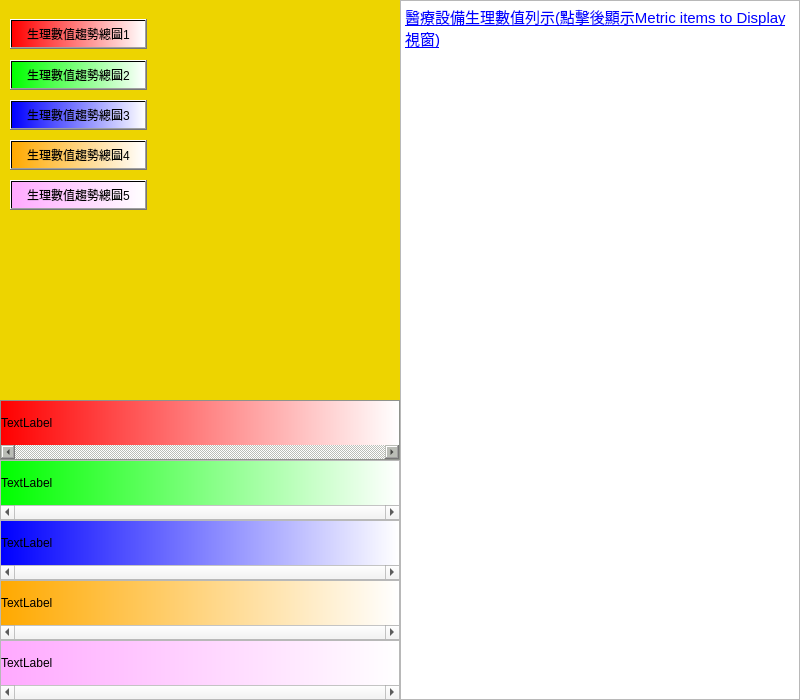
<?xml version="1.0" encoding="UTF-8"?>
<ui version="4.0">
 <class>ObservationsTab_realtime_Widget</class>
 <widget class="QWidget" name="ObservationsTab_realtime_Widget">
  <property name="geometry">
   <rect>
    <x>0</x>
    <y>0</y>
    <width>800</width>
    <height>700</height>
   </rect>
  </property>
  <property name="sizePolicy">
   <sizepolicy hsizetype="Expanding" vsizetype="Expanding">
    <horstretch>0</horstretch>
    <verstretch>0</verstretch>
   </sizepolicy>
  </property>
  <property name="minimumSize">
   <size>
    <width>800</width>
    <height>600</height>
   </size>
  </property>
  <property name="windowTitle">
   <string>Form</string>
  </property>
  <layout class="QHBoxLayout" name="horizontalLayout" stretch="1,1">
   <property name="spacing">
    <number>0</number>
   </property>
   <property name="leftMargin">
    <number>0</number>
   </property>
   <property name="topMargin">
    <number>0</number>
   </property>
   <property name="rightMargin">
    <number>0</number>
   </property>
   <property name="bottomMargin">
    <number>0</number>
   </property>
   <item>
    <layout class="QVBoxLayout" name="left_verticalLayout" stretch="1,0,0,0,0,0">
     <property name="spacing">
      <number>0</number>
     </property>
     <item>
      <widget class="QWidget" name="realtimeTrendView_widget" native="true">
       <property name="sizePolicy">
        <sizepolicy hsizetype="Expanding" vsizetype="Expanding">
         <horstretch>0</horstretch>
         <verstretch>0</verstretch>
        </sizepolicy>
       </property>
       <property name="minimumSize">
        <size>
         <width>100</width>
         <height>300</height>
        </size>
       </property>
       <property name="styleSheet">
        <string notr="true">background-color: rgb(237, 212, 0);</string>
       </property>
       <widget class="QPushButton" name="trendView1_pushButton">
        <property name="geometry">
         <rect>
          <x>10</x>
          <y>19</y>
          <width>137</width>
          <height>30</height>
         </rect>
        </property>
        <property name="styleSheet">
         <string notr="true">background-color: qlineargradient(spread:pad, x1:0, y1:0, x2:1, y2:0, stop:0 rgba(255, 0, 0, 255), stop:1 rgba(255, 255, 255, 255));</string>
        </property>
        <property name="text">
         <string>生理數值趨勢總圖1</string>
        </property>
        <attribute name="buttonGroup">
         <string notr="true">trendView_buttonGroup</string>
        </attribute>
       </widget>
       <widget class="QPushButton" name="trendView2_pushButton">
        <property name="geometry">
         <rect>
          <x>10</x>
          <y>60</y>
          <width>137</width>
          <height>30</height>
         </rect>
        </property>
        <property name="styleSheet">
         <string notr="true">background-color: qlineargradient(spread:pad, x1:0, y1:0, x2:1, y2:0, stop:0 rgba(0, 255, 0, 255), stop:1 rgba(255, 255, 255, 255));</string>
        </property>
        <property name="text">
         <string>生理數值趨勢總圖2</string>
        </property>
        <attribute name="buttonGroup">
         <string notr="true">trendView_buttonGroup</string>
        </attribute>
       </widget>
       <widget class="QPushButton" name="trendView3_pushButton">
        <property name="geometry">
         <rect>
          <x>10</x>
          <y>100</y>
          <width>137</width>
          <height>30</height>
         </rect>
        </property>
        <property name="styleSheet">
         <string notr="true">background-color: qlineargradient(spread:pad, x1:0, y1:0, x2:1, y2:0, stop:0 rgba(0, 0, 255, 255), stop:1 rgba(255, 255, 255, 255));</string>
        </property>
        <property name="text">
         <string>生理數值趨勢總圖3</string>
        </property>
        <attribute name="buttonGroup">
         <string notr="true">trendView_buttonGroup</string>
        </attribute>
       </widget>
       <widget class="QPushButton" name="trendView4_pushButton">
        <property name="geometry">
         <rect>
          <x>10</x>
          <y>140</y>
          <width>137</width>
          <height>30</height>
         </rect>
        </property>
        <property name="styleSheet">
         <string notr="true">background-color: qlineargradient(spread:pad, x1:0, y1:0, x2:1, y2:0, stop:0 rgba(255, 169, 0, 255), stop:1 rgba(255, 255, 255, 255));</string>
        </property>
        <property name="text">
         <string>生理數值趨勢總圖4</string>
        </property>
        <attribute name="buttonGroup">
         <string notr="true">trendView_buttonGroup</string>
        </attribute>
       </widget>
       <widget class="QPushButton" name="trendView5_pushButton">
        <property name="geometry">
         <rect>
          <x>10</x>
          <y>180</y>
          <width>137</width>
          <height>30</height>
         </rect>
        </property>
        <property name="styleSheet">
         <string notr="true">background-color: qlineargradient(spread:pad, x1:0, y1:0, x2:1, y2:0, stop:0 rgba(255, 169, 255, 255), stop:1 rgba(255, 255, 255, 255));</string>
        </property>
        <property name="text">
         <string>生理數值趨勢總圖5</string>
        </property>
        <attribute name="buttonGroup">
         <string notr="true">trendView_buttonGroup</string>
        </attribute>
       </widget>
      </widget>
     </item>
     <item>
      <widget class="QScrollArea" name="trendView1_scrollArea">
       <property name="minimumSize">
        <size>
         <width>100</width>
         <height>60</height>
        </size>
       </property>
       <property name="maximumSize">
        <size>
         <width>16777215</width>
         <height>60</height>
        </size>
       </property>
       <property name="styleSheet">
        <string notr="true">background-color: rgb(186, 189, 182);</string>
       </property>
       <property name="verticalScrollBarPolicy">
        <enum>Qt::ScrollBarAlwaysOff</enum>
       </property>
       <property name="horizontalScrollBarPolicy">
        <enum>Qt::ScrollBarAlwaysOn</enum>
       </property>
       <property name="widgetResizable">
        <bool>true</bool>
       </property>
       <widget class="QWidget" name="scrollAreaWidgetContents1">
        <property name="geometry">
         <rect>
          <x>0</x>
          <y>0</y>
          <width>396</width>
          <height>60</height>
         </rect>
        </property>
        <property name="sizePolicy">
         <sizepolicy hsizetype="Expanding" vsizetype="Fixed">
          <horstretch>0</horstretch>
          <verstretch>0</verstretch>
         </sizepolicy>
        </property>
        <property name="minimumSize">
         <size>
          <width>100</width>
          <height>60</height>
         </size>
        </property>
        <property name="maximumSize">
         <size>
          <width>1800</width>
          <height>60</height>
         </size>
        </property>
        <property name="styleSheet">
         <string notr="true">background-color: qlineargradient(spread:pad, x1:0, y1:0, x2:1, y2:0, stop:0 rgba(255, 0, 0, 255), stop:1 rgba(255, 255, 255, 255));</string>
        </property>
        <layout class="QHBoxLayout" name="horizontalLayout_2">
         <property name="spacing">
          <number>0</number>
         </property>
         <property name="sizeConstraint">
          <enum>QLayout::SetMinAndMaxSize</enum>
         </property>
         <property name="leftMargin">
          <number>0</number>
         </property>
         <property name="topMargin">
          <number>0</number>
         </property>
         <property name="rightMargin">
          <number>0</number>
         </property>
         <property name="bottomMargin">
          <number>0</number>
         </property>
         <item>
          <widget class="QLabel" name="scrollarea1_label">
           <property name="sizePolicy">
            <sizepolicy hsizetype="Expanding" vsizetype="Preferred">
             <horstretch>0</horstretch>
             <verstretch>0</verstretch>
            </sizepolicy>
           </property>
           <property name="text">
            <string>TextLabel</string>
           </property>
           <property name="scaledContents">
            <bool>true</bool>
           </property>
          </widget>
         </item>
        </layout>
       </widget>
      </widget>
     </item>
     <item>
      <widget class="QScrollArea" name="trendView2_scrollArea">
       <property name="minimumSize">
        <size>
         <width>100</width>
         <height>60</height>
        </size>
       </property>
       <property name="maximumSize">
        <size>
         <width>16777215</width>
         <height>60</height>
        </size>
       </property>
       <property name="verticalScrollBarPolicy">
        <enum>Qt::ScrollBarAlwaysOff</enum>
       </property>
       <property name="horizontalScrollBarPolicy">
        <enum>Qt::ScrollBarAlwaysOn</enum>
       </property>
       <property name="widgetResizable">
        <bool>true</bool>
       </property>
       <widget class="QWidget" name="scrollAreaWidgetContents2">
        <property name="geometry">
         <rect>
          <x>0</x>
          <y>0</y>
          <width>396</width>
          <height>60</height>
         </rect>
        </property>
        <property name="sizePolicy">
         <sizepolicy hsizetype="Expanding" vsizetype="Fixed">
          <horstretch>0</horstretch>
          <verstretch>0</verstretch>
         </sizepolicy>
        </property>
        <property name="minimumSize">
         <size>
          <width>100</width>
          <height>60</height>
         </size>
        </property>
        <property name="maximumSize">
         <size>
          <width>1800</width>
          <height>60</height>
         </size>
        </property>
        <property name="styleSheet">
         <string notr="true">background-color: qlineargradient(spread:pad, x1:0, y1:0, x2:1, y2:0, stop:0 rgba(0, 255, 0, 255), stop:1 rgba(255, 255, 255, 255));</string>
        </property>
        <layout class="QHBoxLayout" name="horizontalLayout_3">
         <property name="spacing">
          <number>0</number>
         </property>
         <property name="sizeConstraint">
          <enum>QLayout::SetMinAndMaxSize</enum>
         </property>
         <property name="leftMargin">
          <number>0</number>
         </property>
         <property name="topMargin">
          <number>0</number>
         </property>
         <property name="rightMargin">
          <number>0</number>
         </property>
         <property name="bottomMargin">
          <number>0</number>
         </property>
         <item>
          <widget class="QLabel" name="scrollarea2_label">
           <property name="sizePolicy">
            <sizepolicy hsizetype="Expanding" vsizetype="Preferred">
             <horstretch>0</horstretch>
             <verstretch>0</verstretch>
            </sizepolicy>
           </property>
           <property name="text">
            <string>TextLabel</string>
           </property>
           <property name="scaledContents">
            <bool>true</bool>
           </property>
          </widget>
         </item>
        </layout>
       </widget>
      </widget>
     </item>
     <item>
      <widget class="QScrollArea" name="trendView3_scrollArea">
       <property name="minimumSize">
        <size>
         <width>100</width>
         <height>60</height>
        </size>
       </property>
       <property name="maximumSize">
        <size>
         <width>16777215</width>
         <height>60</height>
        </size>
       </property>
       <property name="verticalScrollBarPolicy">
        <enum>Qt::ScrollBarAlwaysOff</enum>
       </property>
       <property name="horizontalScrollBarPolicy">
        <enum>Qt::ScrollBarAlwaysOn</enum>
       </property>
       <property name="widgetResizable">
        <bool>true</bool>
       </property>
       <widget class="QWidget" name="scrollAreaWidgetContents3">
        <property name="geometry">
         <rect>
          <x>0</x>
          <y>0</y>
          <width>396</width>
          <height>60</height>
         </rect>
        </property>
        <property name="sizePolicy">
         <sizepolicy hsizetype="Expanding" vsizetype="Fixed">
          <horstretch>0</horstretch>
          <verstretch>0</verstretch>
         </sizepolicy>
        </property>
        <property name="minimumSize">
         <size>
          <width>100</width>
          <height>60</height>
         </size>
        </property>
        <property name="maximumSize">
         <size>
          <width>1800</width>
          <height>60</height>
         </size>
        </property>
        <property name="styleSheet">
         <string notr="true">background-color: qlineargradient(spread:pad, x1:0, y1:0, x2:1, y2:0, stop:0 rgba(0, 0, 255, 255), stop:1 rgba(255, 255, 255, 255));</string>
        </property>
        <layout class="QHBoxLayout" name="horizontalLayout_4">
         <property name="spacing">
          <number>0</number>
         </property>
         <property name="sizeConstraint">
          <enum>QLayout::SetMinAndMaxSize</enum>
         </property>
         <property name="leftMargin">
          <number>0</number>
         </property>
         <property name="topMargin">
          <number>0</number>
         </property>
         <property name="rightMargin">
          <number>0</number>
         </property>
         <property name="bottomMargin">
          <number>0</number>
         </property>
         <item>
          <widget class="QLabel" name="scrollarea3_label">
           <property name="sizePolicy">
            <sizepolicy hsizetype="Expanding" vsizetype="Preferred">
             <horstretch>0</horstretch>
             <verstretch>0</verstretch>
            </sizepolicy>
           </property>
           <property name="text">
            <string>TextLabel</string>
           </property>
           <property name="scaledContents">
            <bool>true</bool>
           </property>
          </widget>
         </item>
        </layout>
       </widget>
      </widget>
     </item>
     <item>
      <widget class="QScrollArea" name="trendView4_scrollArea">
       <property name="minimumSize">
        <size>
         <width>100</width>
         <height>60</height>
        </size>
       </property>
       <property name="maximumSize">
        <size>
         <width>16777215</width>
         <height>60</height>
        </size>
       </property>
       <property name="verticalScrollBarPolicy">
        <enum>Qt::ScrollBarAlwaysOff</enum>
       </property>
       <property name="horizontalScrollBarPolicy">
        <enum>Qt::ScrollBarAlwaysOn</enum>
       </property>
       <property name="widgetResizable">
        <bool>true</bool>
       </property>
       <widget class="QWidget" name="scrollAreaWidgetContents4">
        <property name="geometry">
         <rect>
          <x>0</x>
          <y>0</y>
          <width>396</width>
          <height>60</height>
         </rect>
        </property>
        <property name="sizePolicy">
         <sizepolicy hsizetype="Expanding" vsizetype="Fixed">
          <horstretch>0</horstretch>
          <verstretch>0</verstretch>
         </sizepolicy>
        </property>
        <property name="minimumSize">
         <size>
          <width>100</width>
          <height>60</height>
         </size>
        </property>
        <property name="maximumSize">
         <size>
          <width>1800</width>
          <height>60</height>
         </size>
        </property>
        <property name="styleSheet">
         <string notr="true">background-color: qlineargradient(spread:pad, x1:0, y1:0, x2:1, y2:0, stop:0 rgba(255, 169, 0, 255), stop:1 rgba(255, 255, 255, 255));</string>
        </property>
        <layout class="QHBoxLayout" name="horizontalLayout_5">
         <property name="spacing">
          <number>0</number>
         </property>
         <property name="sizeConstraint">
          <enum>QLayout::SetMinAndMaxSize</enum>
         </property>
         <property name="leftMargin">
          <number>0</number>
         </property>
         <property name="topMargin">
          <number>0</number>
         </property>
         <property name="rightMargin">
          <number>0</number>
         </property>
         <property name="bottomMargin">
          <number>0</number>
         </property>
         <item>
          <widget class="QLabel" name="scrollarea4_label">
           <property name="sizePolicy">
            <sizepolicy hsizetype="Expanding" vsizetype="Preferred">
             <horstretch>0</horstretch>
             <verstretch>0</verstretch>
            </sizepolicy>
           </property>
           <property name="text">
            <string>TextLabel</string>
           </property>
           <property name="scaledContents">
            <bool>true</bool>
           </property>
          </widget>
         </item>
        </layout>
       </widget>
      </widget>
     </item>
     <item>
      <widget class="QScrollArea" name="trendView5_scrollArea">
       <property name="minimumSize">
        <size>
         <width>100</width>
         <height>60</height>
        </size>
       </property>
       <property name="maximumSize">
        <size>
         <width>16777215</width>
         <height>60</height>
        </size>
       </property>
       <property name="verticalScrollBarPolicy">
        <enum>Qt::ScrollBarAlwaysOff</enum>
       </property>
       <property name="horizontalScrollBarPolicy">
        <enum>Qt::ScrollBarAlwaysOn</enum>
       </property>
       <property name="widgetResizable">
        <bool>true</bool>
       </property>
       <widget class="QWidget" name="scrollAreaWidgetContents5">
        <property name="geometry">
         <rect>
          <x>0</x>
          <y>0</y>
          <width>396</width>
          <height>60</height>
         </rect>
        </property>
        <property name="sizePolicy">
         <sizepolicy hsizetype="Expanding" vsizetype="Fixed">
          <horstretch>0</horstretch>
          <verstretch>0</verstretch>
         </sizepolicy>
        </property>
        <property name="minimumSize">
         <size>
          <width>100</width>
          <height>60</height>
         </size>
        </property>
        <property name="maximumSize">
         <size>
          <width>1800</width>
          <height>60</height>
         </size>
        </property>
        <property name="styleSheet">
         <string notr="true">background-color: qlineargradient(spread:pad, x1:0, y1:0, x2:1, y2:0, stop:0 rgba(255, 169, 255, 255), stop:1 rgba(255, 255, 255, 255));</string>
        </property>
        <layout class="QHBoxLayout" name="horizontalLayout_6">
         <property name="spacing">
          <number>0</number>
         </property>
         <property name="sizeConstraint">
          <enum>QLayout::SetMinAndMaxSize</enum>
         </property>
         <property name="leftMargin">
          <number>0</number>
         </property>
         <property name="topMargin">
          <number>0</number>
         </property>
         <property name="rightMargin">
          <number>0</number>
         </property>
         <property name="bottomMargin">
          <number>0</number>
         </property>
         <item>
          <widget class="QLabel" name="scrollarea5_label">
           <property name="sizePolicy">
            <sizepolicy hsizetype="Expanding" vsizetype="Preferred">
             <horstretch>0</horstretch>
             <verstretch>0</verstretch>
            </sizepolicy>
           </property>
           <property name="text">
            <string>TextLabel</string>
           </property>
           <property name="scaledContents">
            <bool>true</bool>
           </property>
          </widget>
         </item>
        </layout>
       </widget>
      </widget>
     </item>
    </layout>
   </item>
   <item>
    <widget class="QTextEdit" name="realtimeDataDisplay_textEdit">
     <property name="html">
      <string>&lt;!DOCTYPE HTML PUBLIC &quot;-//W3C//DTD HTML 4.0//EN&quot; &quot;http://www.w3.org/TR/REC-html40/strict.dtd&quot;&gt;
&lt;html&gt;&lt;head&gt;&lt;meta name=&quot;qrichtext&quot; content=&quot;1&quot; /&gt;&lt;meta charset=&quot;utf-8&quot; /&gt;&lt;style type=&quot;text/css&quot;&gt;
p, li { white-space: pre-wrap; }
hr { height: 1px; border-width: 0; }
&lt;/style&gt;&lt;/head&gt;&lt;body style=&quot; font-family:'Ubuntu'; font-size:11pt; font-weight:400; font-style:normal;&quot;&gt;
&lt;p style=&quot; margin-top:0px; margin-bottom:0px; margin-left:0px; margin-right:0px; -qt-block-indent:0; text-indent:0px;&quot;&gt;&lt;a href=&quot;https://www.google.com&quot;&gt;&lt;span style=&quot; text-decoration: underline; color:#0000ff;&quot;&gt;醫療設備生理數值列示(點擊後顯示Metric items to Display視窗)&lt;/span&gt;&lt;/a&gt;&lt;/p&gt;&lt;/body&gt;&lt;/html&gt;</string>
     </property>
    </widget>
   </item>
  </layout>
 </widget>
 <resources/>
 <connections/>
 <buttongroups>
  <buttongroup name="trendView_buttonGroup"/>
 </buttongroups>
</ui>
